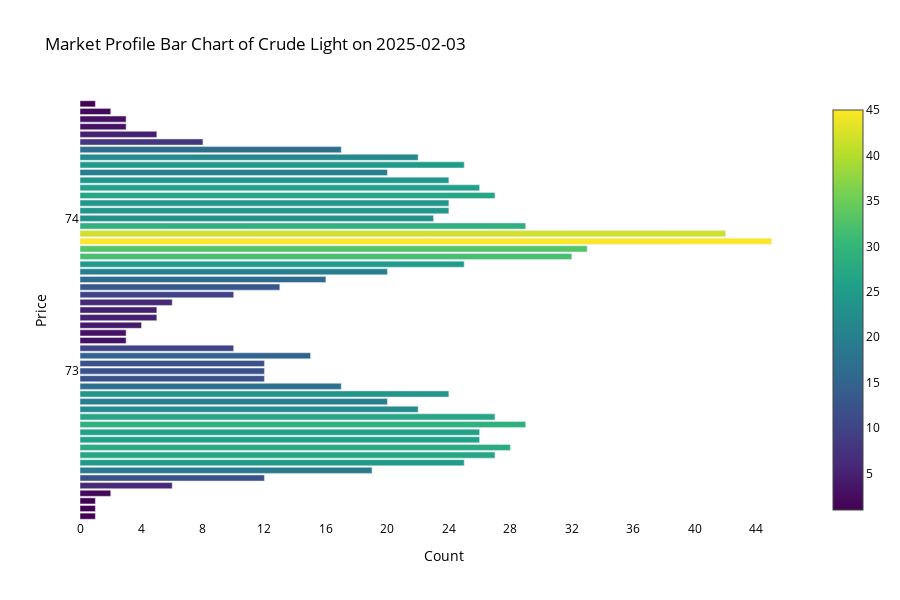

The code cell stored with this chart in its notebook:
### Markdown cell above
# Market Profile (Previous Day)

### Code cell
from MarketProfileVolumeProfile import MarketProfileVolumeProfile
date = "2025-02-03"
mpvp_df = m5_df.loc[date]
mp = MarketProfileVolumeProfile("Crude Light", date)
agg_dict, poc, vah, val = mp.market_profile_and_visualize_bars(mpvp_df, 0.05, True)

print(f"Point of Control: {poc}")
print(f"Value Area High: {vah}")
print(f"Value Area Low: {val}")

### Figure 1 — Plotly figure (JSON) as saved in the notebook; plotly's stock layout.template omitted (floating-point values rounded to 4 significant figures)
{"data": [{"marker": {"color": [1, 2, 3, 3, 5, 8, 17, 22, 25, 20, 24, 26, 27, 24, 24, 23, 29, 42, 45, 33, 32, 25, 20, 16, 13, 10, 6, 5, 5, 4, 3, 3, 10, 15, 12, 12, 12, 17, 24, 20, 22, 27, 29, 26, 26, 28, 27, 25, 19, 12, 6, 2, 1, 1, 1], "colorscale": [[0, "#440154"], [0.1111, "#482878"], [0.2222, "#3e4989"], [0.3333, "#31688e"], [0.4444, "#26828e"], [0.5556, "#1f9e89"], [0.6667, "#35b779"], [0.7778, "#6ece58"], [0.8889, "#b5de2b"], [1, "#fde725"]], "showscale": true}, "orientation": "h", "type": "bar", "x": [1, 2, 3, 3, 5, 8, 17, 22, 25, 20, 24, 26, 27, 24, 24, 23, 29, 42, 45, 33, 32, 25, 20, 16, 13, 10, 6, 5, 5, 4, 3, 3, 10, 15, 12, 12, 12, 17, 24, 20, 22, 27, 29, 26, 26, 28, 27, 25, 19, 12, 6, 2, 1, 1, 1], "y": [74.75, 74.7, 74.65, 74.6, 74.55, 74.5, 74.45, 74.4, 74.35, 74.3, 74.25, 74.2, 74.15, 74.1, 74.05, 74, 73.95, 73.9, 73.85, 73.8, 73.75, 73.7, 73.65, 73.6, 73.55, 73.5, 73.45, 73.4, 73.35, 73.3, 73.25, 73.2, 73.15, 73.1, 73.05, 73, 72.95, 72.9, 72.85, 72.8, 72.75, 72.7, 72.65, 72.6, 72.55, 72.5, 72.45, 72.4, 72.35, 72.3, 72.25, 72.2, 72.15, 72.1, 72.05]}], "layout": {"font": {"color": "black"}, "height": 600, "paper_bgcolor": "white", "plot_bgcolor": "white", "title": {"text": "Market Profile Bar Chart of Crude Light on 2025-02-03"}, "xaxis": {"dtick": 4, "tickmode": "linear", "title": {"text": "Count"}}, "yaxis": {"dtick": 1, "tickmode": "linear", "title": {"text": "Price"}}}}
